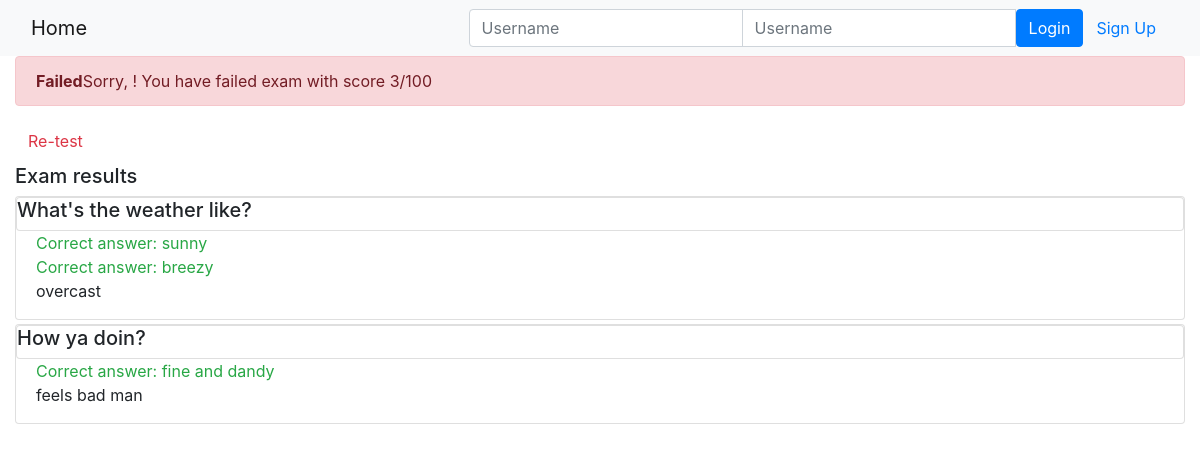
Page /onlinecourse/course/1/submission/1/result/ on the committed database.
### onlinecourse/models.py (models this page shows)
class Question(models.Model):
    lesson = models.ForeignKey(Lesson, on_delete=models.CASCADE)
    course = models.ForeignKey(Course, on_delete=models.CASCADE)
    question_text = models.TextField()
    def is_get_score(self, selected_ids):
        all_answers = self.choice_set.filter(is_correct=True).count()
        selected_correct = self.choice_set.filter(is_correct=True, id__in=selected_ids).count()
        if all_answers == selected_correct:
            return True
        else:
            return False
    question_grade = models.BooleanField(is_get_score)

class Choice(models.Model):
    question = models.ForeignKey(Question, on_delete=models.CASCADE)
    choice_text = models.TextField()
    is_correct = models.BooleanField(default=False)

### onlinecourse/views.py (the view)
# urls.py: path('course/<int:course_id>/submission/<int:submission_id>/result/', views.show_exam_result, name='exam_result'),
def show_exam_result(request, course_id, submission_id):
    course=get_object_or_404(Course, pk=course_id)
    submission=Submission.objects.get(id=submission_id)
    context={}
    choices=submission.choices.all()
    exam_score = 0
    for choice in choices:
        if choice.is_correct:
            exam_score += choice.question.question_grade
    context['course']=course
    context['question_grade']=exam_score
    context['choices']=choices
    return render(request, 'onlinecourse/exam_result_bootstrap.html', context)

### onlinecourse/templates/onlinecourse/exam_result_bootstrap.html (shortened to what this page needs)
<!DOCTYPE html>
<html lang="en">
<head>
    {% load static %}
    <link rel="stylesheet" href="https://maxcdn.bootstrapcdn.com/bootstrap/4.5.2/css/bootstrap.min.css">
</head>
<body>
 <nav class="navbar navbar-light bg-light">
    <div class="container-fluid">
        <div class="navbar-header">
              <a class="navbar-brand" href="{% url 'onlinecourse:index' %}">Home</a>
        </div>
        <ul class="nav navbar-nav navbar-right">
            {% if user.is_authenticated %}
            <li>
                <a class="btn btn-link" href="#">{{ user.first_name }}({{ user.username }})</a>
                <a class="btn btn-link" href="{% url 'onlinecourse:logout' %}">Logout</a>
            </li>
            {% else %}
            <li>
                <form class="form-inline" action="{% url 'onlinecourse:login' %}" method="post">
                    <div class="input-group">
                        <input type="text" class="form-control" placeholder="Username" name="username" >
                        <input type="password" class="form-control" placeholder="Username" name="psw" >
                        <button class="btn btn-primary" type="submit">Login</button>
                        <a class="btn btn-link" href="{% url 'onlinecourse:registration' %}">Sign Up</a>
                    </div>
                </form>
            </li>
            {% endif %}
        </ul>
    </div>
</nav>
<div class="container-fluid">
    {% if grade > 80 %}
    <div class="alert alert-success">
       <b>Congratulations, {{ user.first_name }}</b> You have passed the exam and completed the course with score {{ question_grade }}/100
    </div>
        {% else %}
        <div class="alert alert-danger">
            <b>Failed</b>Sorry, {{ user.first_name }}! You have failed exam with score {{ question_grade }}/100
        </div>
        <a class="btn btn-link text-danger" href="{% url 'onlinecourse:course_details' course.id %}">Re-test</a>
        {% endif %}
        <div class="card-columns-vertical mt-1">
        <h5 class="">Exam results</h5>
            {% for question in course.question_set.all %}
            <div class="card mt-1">
                <div class="card header"><h5>{{ question.question_text }}</h5></div>
                <div class="form-group">
                    {% for choice in question.choice_set.all %}
                    <div class="form-check">
                        {% if choice.is_correct and choice in choices %}
                        <div class="text-success">Correct answer: {{ choice.choice_text }}</div>
                        {% else %}{% if choice.is_correct and not choice in choices %}
                        <div class="text-warning">Not selected: {{ choice.choice_text }}</div>
                        {% else %}{% if not choice.is_correct and choice in choices %}
                        <div class="text-danger">Wrong answer: {{ choice.choice_text }}</div>
                        {% else %}
                        <div>{{ choice.choice_text }}</div>
                        {% endif %}{% endif %}{% endif %}
                    </div>
                    {% endfor %}
                </div>
            </div>
            {% endfor %}
        </div>
    </div>
</body>
</html>

### rows in the picture
Question: question_text "What's the weather like?"
Choice: choice_text "sunny"
Choice: choice_text "breezy"
Choice: choice_text "overcast"
Question: question_text "How ya doin?"
Choice: choice_text "fine and dandy"
Choice: choice_text "feels bad man"

### other values in the picture
{{ question_grade }} "3"
